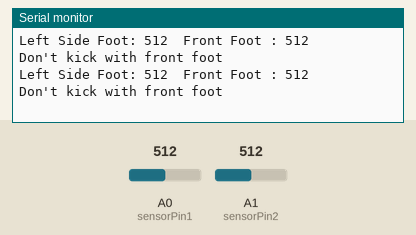
Recording of a sketch running on a simulated Arduino Uno, built with avr-gcc and run on an emulated ATmega328P. Shown: the last lines printed to the serial monitor. Inputs (shaded band) come from the test bench; at power-on: A1 (sensorPin2) = 512, A0 (sensorPin1) = 512.

Above: at 2.0 s.
2.1 s: A1 (sensorPin2) set to 108
At 2.56 s:
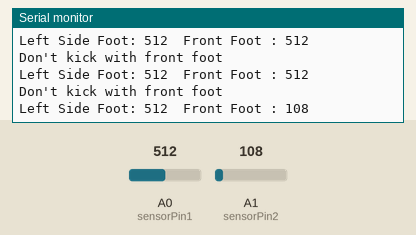
3.8 s: A1 (sensorPin2) set to 90
At 5.7 s:
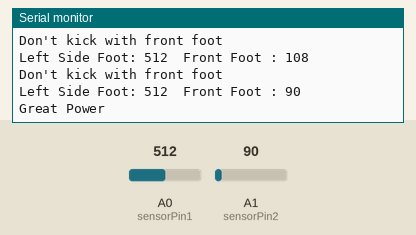
Timing chart, 0 to 7.2 s (numbered marks = the images above; inputs shaded):
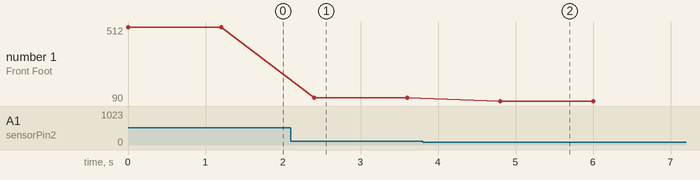

The sketch:

sketch_may5a.ino
```cpp
const int sensorPin1 = A0;
const int sensorPin2 = A1;

int pressureValue1;
int pressureValue2;

void setup() {
  Serial.begin(9600);
}

void loop() {
  pressureValue1 = analogRead(sensorPin1);
  pressureValue2 = analogRead(sensorPin2);

  Serial.print("Left Side Foot: ");
  Serial.print(pressureValue1);
  Serial.print("\tFront Foot : ");
  Serial.println(pressureValue2);
  delay(200);
  if(pressureValue2 > 100) {
    Serial.println("Don't kick with front foot");
    delay(1000); }
  else if(pressureValue1 > 300) {
    Serial.println("Great Power");
    delay(1000);
    }
  else if(pressureValue1 > 200) {
    Serial.println("Good Power");
    delay(1000);
  }
  else if (pressureValue1 > 100){
    Serial.println("A little more power");
    delay(1000);
  }

}
```

Measured:
- the behaviour switches between 101 and 100 on A1 (sensorPin2) (found by bisection; images 1 and 2)
- after the input at 2.1 s, the serial monitor: prints a new line after 0.30 s (image 1)
- after the input at 3.8 s, the serial monitor: prints a new line after 1.0 s (image 2)
- plotted number 1: 512 → 108 after the input at 2.1 s, 108 → 90 after the input at 3.8 s
